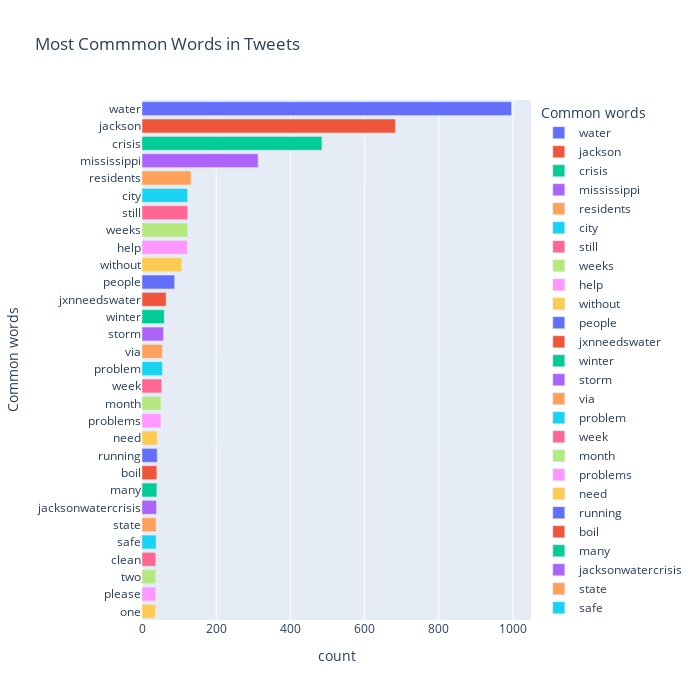

The cell this chart's notebook holds for it:
### Code cell
common_words(tweets_S)

### Figure 1 — Plotly figure (JSON) as saved in the notebook; plotly's stock layout.template omitted (floating-point values rounded to 4 significant figures)
{"data": [{"alignmentgroup": "True", "hovertemplate": "Common words=%{y}<br>count=%{x}<extra></extra>", "legendgroup": "water", "marker": {"color": "#636efa"}, "name": "water", "offsetgroup": "water", "orientation": "h", "showlegend": true, "textposition": "auto", "type": "bar", "x": [996], "xaxis": "x", "y": ["water"], "yaxis": "y"}, {"alignmentgroup": "True", "hovertemplate": "Common words=%{y}<br>count=%{x}<extra></extra>", "legendgroup": "jackson", "marker": {"color": "#EF553B"}, "name": "jackson", "offsetgroup": "jackson", "orientation": "h", "showlegend": true, "textposition": "auto", "type": "bar", "x": [683], "xaxis": "x", "y": ["jackson"], "yaxis": "y"}, {"alignmentgroup": "True", "hovertemplate": "Common words=%{y}<br>count=%{x}<extra></extra>", "legendgroup": "crisis", "marker": {"color": "#00cc96"}, "name": "crisis", "offsetgroup": "crisis", "orientation": "h", "showlegend": true, "textposition": "auto", "type": "bar", "x": [485], "xaxis": "x", "y": ["crisis"], "yaxis": "y"}, {"alignmentgroup": "True", "hovertemplate": "Common words=%{y}<br>count=%{x}<extra></extra>", "legendgroup": "mississippi", "marker": {"color": "#ab63fa"}, "name": "mississippi", "offsetgroup": "mississippi", "orientation": "h", "showlegend": true, "textposition": "auto", "type": "bar", "x": [313], "xaxis": "x", "y": ["mississippi"], "yaxis": "y"}, {"alignmentgroup": "True", "hovertemplate": "Common words=%{y}<br>count=%{x}<extra></extra>", "legendgroup": "residents", "marker": {"color": "#FFA15A"}, "name": "residents", "offsetgroup": "residents", "orientation": "h", "showlegend": true, "textposition": "auto", "type": "bar", "x": [132], "xaxis": "x", "y": ["residents"], "yaxis": "y"}, {"alignmentgroup": "True", "hovertemplate": "Common words=%{y}<br>count=%{x}<extra></extra>", "legendgroup": "city", "marker": {"color": "#19d3f3"}, "name": "city", "offsetgroup": "city", "orientation": "h", "showlegend": true, "textposition": "auto", "type": "bar", "x": [123], "xaxis": "x", "y": ["city"], "yaxis": "y"}, {"alignmentgroup": "True", "hovertemplate": "Common words=%{y}<br>count=%{x}<extra></extra>", "legendgroup": "still", "marker": {"color": "#FF6692"}, "name": "still", "offsetgroup": "still", "orientation": "h", "showlegend": true, "textposition": "auto", "type": "bar", "x": [123], "xaxis": "x", "y": ["still"], "yaxis": "y"}, {"alignmentgroup": "True", "hovertemplate": "Common words=%{y}<br>count=%{x}<extra></extra>", "legendgroup": "weeks", "marker": {"color": "#B6E880"}, "name": "weeks", "offsetgroup": "weeks", "orientation": "h", "showlegend": true, "textposition": "auto", "type": "bar", "x": [123], "xaxis": "x", "y": ["weeks"], "yaxis": "y"}, {"alignmentgroup": "True", "hovertemplate": "Common words=%{y}<br>count=%{x}<extra></extra>", "legendgroup": "help", "marker": {"color": "#FF97FF"}, "name": "help", "offsetgroup": "help", "orientation": "h", "showlegend": true, "textposition": "auto", "type": "bar", "x": [122], "xaxis": "x", "y": ["help"], "yaxis": "y"}, {"alignmentgroup": "True", "hovertemplate": "Common words=%{y}<br>count=%{x}<extra></extra>", "legendgroup": "without", "marker": {"color": "#FECB52"}, "name": "without", "offsetgroup": "without", "orientation": "h", "showlegend": true, "textposition": "auto", "type": "bar", "x": [107], "xaxis": "x", "y": ["without"], "yaxis": "y"}, {"alignmentgroup": "True", "hovertemplate": "Common words=%{y}<br>count=%{x}<extra></extra>", "legendgroup": "people", "marker": {"color": "#636efa"}, "name": "people", "offsetgroup": "people", "orientation": "h", "showlegend": true, "textposition": "auto", "type": "bar", "x": [88], "xaxis": "x", "y": ["people"], "yaxis": "y"}, {"alignmentgroup": "True", "hovertemplate": "Common words=%{y}<br>count=%{x}<extra></extra>", "legendgroup": "jxnneedswater", "marker": {"color": "#EF553B"}, "name": "jxnneedswater", "offsetgroup": "jxnneedswater", "orientation": "h", "showlegend": true, "textposition": "auto", "type": "bar", "x": [65], "xaxis": "x", "y": ["jxnneedswater"], "yaxis": "y"}, {"alignmentgroup": "True", "hovertemplate": "Common words=%{y}<br>count=%{x}<extra></extra>", "legendgroup": "winter", "marker": {"color": "#00cc96"}, "name": "winter", "offsetgroup": "winter", "orientation": "h", "showlegend": true, "textposition": "auto", "type": "bar", "x": [60], "xaxis": "x", "y": ["winter"], "yaxis": "y"}, {"alignmentgroup": "True", "hovertemplate": "Common words=%{y}<br>count=%{x}<extra></extra>", "legendgroup": "storm", "marker": {"color": "#ab63fa"}, "name": "storm", "offsetgroup": "storm", "orientation": "h", "showlegend": true, "textposition": "auto", "type": "bar", "x": [58], "xaxis": "x", "y": ["storm"], "yaxis": "y"}, {"alignmentgroup": "True", "hovertemplate": "Common words=%{y}<br>count=%{x}<extra></extra>", "legendgroup": "via", "marker": {"color": "#FFA15A"}, "name": "via", "offsetgroup": "via", "orientation": "h", "showlegend": true, "textposition": "auto", "type": "bar", "x": [55], "xaxis": "x", "y": ["via"], "yaxis": "y"}, {"alignmentgroup": "True", "hovertemplate": "Common words=%{y}<br>count=%{x}<extra></extra>", "legendgroup": "problem", "marker": {"color": "#19d3f3"}, "name": "problem", "offsetgroup": "problem", "orientation": "h", "showlegend": true, "textposition": "auto", "type": "bar", "x": [55], "xaxis": "x", "y": ["problem"], "yaxis": "y"}, {"alignmentgroup": "True", "hovertemplate": "Common words=%{y}<br>count=%{x}<extra></extra>", "legendgroup": "week", "marker": {"color": "#FF6692"}, "name": "week", "offsetgroup": "week", "orientation": "h", "showlegend": true, "textposition": "auto", "type": "bar", "x": [53], "xaxis": "x", "y": ["week"], "yaxis": "y"}, {"alignmentgroup": "True", "hovertemplate": "Common words=%{y}<br>count=%{x}<extra></extra>", "legendgroup": "month", "marker": {"color": "#B6E880"}, "name": "month", "offsetgroup": "month", "orientation": "h", "showlegend": true, "textposition": "auto", "type": "bar", "x": [51], "xaxis": "x", "y": ["month"], "yaxis": "y"}, {"alignmentgroup": "True", "hovertemplate": "Common words=%{y}<br>count=%{x}<extra></extra>", "legendgroup": "problems", "marker": {"color": "#FF97FF"}, "name": "problems", "offsetgroup": "problems", "orientation": "h", "showlegend": true, "textposition": "auto", "type": "bar", "x": [51], "xaxis": "x", "y": ["problems"], "yaxis": "y"}, {"alignmentgroup": "True", "hovertemplate": "Common words=%{y}<br>count=%{x}<extra></extra>", "legendgroup": "need", "marker": {"color": "#FECB52"}, "name": "need", "offsetgroup": "need", "orientation": "h", "showlegend": true, "textposition": "auto", "type": "bar", "x": [41], "xaxis": "x", "y": ["need"], "yaxis": "y"}, {"alignmentgroup": "True", "hovertemplate": "Common words=%{y}<br>count=%{x}<extra></extra>", "legendgroup": "running", "marker": {"color": "#636efa"}, "name": "running", "offsetgroup": "running", "orientation": "h", "showlegend": true, "textposition": "auto", "type": "bar", "x": [41], "xaxis": "x", "y": ["running"], "yaxis": "y"}, {"alignmentgroup": "True", "hovertemplate": "Common words=%{y}<br>count=%{x}<extra></extra>", "legendgroup": "boil", "marker": {"color": "#EF553B"}, "name": "boil", "offsetgroup": "boil", "orientation": "h", "showlegend": true, "textposition": "auto", "type": "bar", "x": [40], "xaxis": "x", "y": ["boil"], "yaxis": "y"}, {"alignmentgroup": "True", "hovertemplate": "Common words=%{y}<br>count=%{x}<extra></extra>", "legendgroup": "many", "marker": {"color": "#00cc96"}, "name": "many", "offsetgroup": "many", "orientation": "h", "showlegend": true, "textposition": "auto", "type": "bar", "x": [40], "xaxis": "x", "y": ["many"], "yaxis": "y"}, {"alignmentgroup": "True", "hovertemplate": "Common words=%{y}<br>count=%{x}<extra></extra>", "legendgroup": "jacksonwatercrisis", "marker": {"color": "#ab63fa"}, "name": "jacksonwatercrisis", "offsetgroup": "jacksonwatercrisis", "orientation": "h", "showlegend": true, "textposition": "auto", "type": "bar", "x": [39], "xaxis": "x", "y": ["jacksonwatercrisis"], "yaxis": "y"}, {"alignmentgroup": "True", "hovertemplate": "Common words=%{y}<br>count=%{x}<extra></extra>", "legendgroup": "state", "marker": {"color": "#FFA15A"}, "name": "state", "offsetgroup": "state", "orientation": "h", "showlegend": true, "textposition": "auto", "type": "bar", "x": [38], "xaxis": "x", "y": ["state"], "yaxis": "y"}, {"alignmentgroup": "True", "hovertemplate": "Common words=%{y}<br>count=%{x}<extra></extra>", "legendgroup": "safe", "marker": {"color": "#19d3f3"}, "name": "safe", "offsetgroup": "safe", "orientation": "h", "showlegend": true, "textposition": "auto", "type": "bar", "x": [38], "xaxis": "x", "y": ["safe"], "yaxis": "y"}, {"alignmentgroup": "True", "hovertemplate": "Common words=%{y}<br>count=%{x}<extra></extra>", "legendgroup": "clean", "marker": {"color": "#FF6692"}, "name": "clean", "offsetgroup": "clean", "orientation": "h", "showlegend": true, "textposition": "auto", "type": "bar", "x": [37], "xaxis": "x", "y": ["clean"], "yaxis": "y"}, {"alignmentgroup": "True", "hovertemplate": "Common words=%{y}<br>count=%{x}<extra></extra>", "legendgroup": "two", "marker": {"color": "#B6E880"}, "name": "two", "offsetgroup": "two", "orientation": "h", "showlegend": true, "textposition": "auto", "type": "bar", "x": [37], "xaxis": "x", "y": ["two"], "yaxis": "y"}, {"alignmentgroup": "True", "hovertemplate": "Common words=%{y}<br>count=%{x}<extra></extra>", "legendgroup": "please", "marker": {"color": "#FF97FF"}, "name": "please", "offsetgroup": "please", "orientation": "h", "showlegend": true, "textposition": "auto", "type": "bar", "x": [37], "xaxis": "x", "y": ["please"], "yaxis": "y"}, {"alignmentgroup": "True", "hovertemplate": "Common words=%{y}<br>count=%{x}<extra></extra>", "legendgroup": "one", "marker": {"color": "#FECB52"}, "name": "one", "offsetgroup": "one", "orientation": "h", "showlegend": true, "textposition": "auto", "type": "bar", "x": [36], "xaxis": "x", "y": ["one"], "yaxis": "y"}], "layout": {"barmode": "relative", "height": 700, "legend": {"title": {"text": "Common words"}, "tracegroupgap": 0}, "title": {"text": "Most Commmon Words in Tweets"}, "width": 700, "xaxis": {"anchor": "y", "domain": [0, 1], "title": {"text": "count"}}, "yaxis": {"anchor": "x", "categoryarray": ["one", "please", "two", "clean", "safe", "state", "jacksonwatercrisis", "many", "boil", "running", "need", "problems", "month", "week", "problem", "via", "storm", "winter", "jxnneedswater", "people", "without", "help", "weeks", "still", "city", "residents", "mississippi", "crisis", "jackson", "water"], "categoryorder": "array", "domain": [0, 1], "title": {"text": "Common words"}}}}
